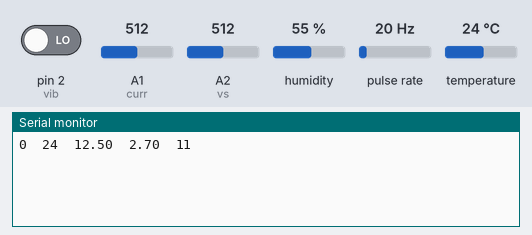
Simulated run of this sketch. Board: Arduino Uno, built with avr-gcc and run on an emulated ATmega328P. Shown: the last lines printed to the serial monitor. Wiring (inferred from the names in the program): pulse sensor: data pin 3. The inputs (shaded band) are chosen by the test bench; at power-on: pulse rate 20 Hz, temperature 24 °C, A1 (curr) = 512, A2 (vs) = 512, pin 2 (vib) LOW, humidity 55 %.

Above: at 1.2 s.
1.3 s: pulse rate (sensor on pin 3) set to 4 Hz
At 2.6 s:
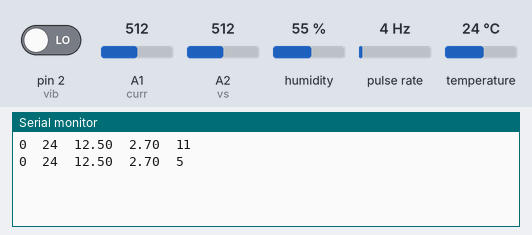
2.8 s: temperature set to 12 °C
At 3.9 s:
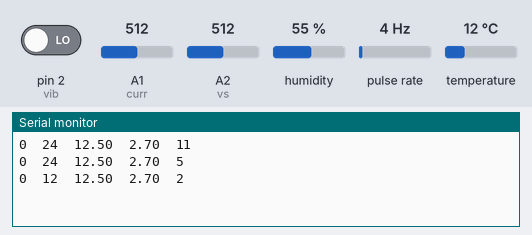
4.3 s: A1 (curr) set to 716
At 5.6 s:
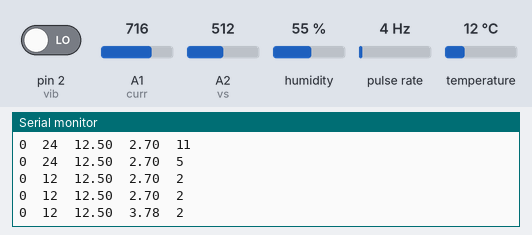
5.8 s: A2 (vs) set to 716
At 7.0 s:
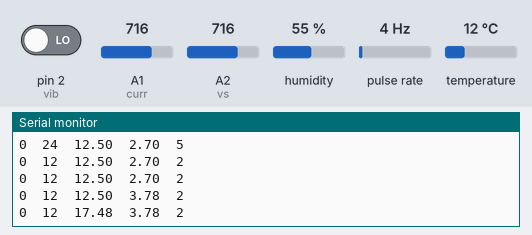
7.3 s: pulse rate (sensor on pin 3) set to 50 Hz
At 8.1 s:
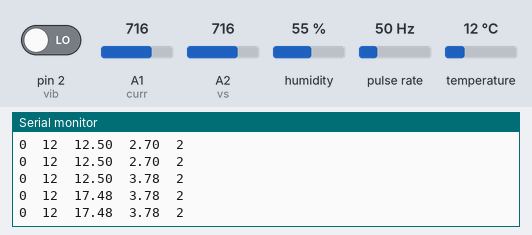
8.8 s: temperature set to 19 °C
At 10.1 s:
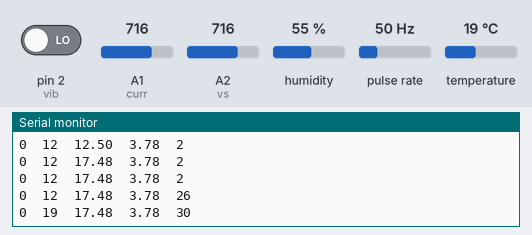
Timing chart, 0 to 11.3 s (numbered marks = the images above; inputs shaded):
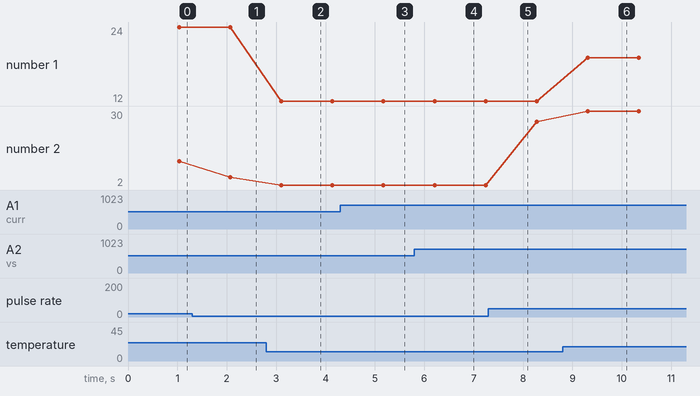

Measured:
- after the input at 1.3 s, the serial monitor: prints a new line after 0.77 s (image 1)
- after the input at 2.8 s, the serial monitor: prints a new line after 0.30 s (image 2)
- after the input at 4.3 s, the serial monitor: prints a new line after 0.87 s (image 3)
- after the input at 5.8 s, the serial monitor: prints a new line after 0.41 s (image 4)
- after the input at 8.8 s, the serial monitor: prints a new line after 0.51 s (image 6)
- plotted number 1: 24 → 12 after the input at 2.8 s, 12 → 19 after the input at 8.8 s
- plotted number 2: 11 → 5 after the input at 1.3 s, 2 → 26 after the input at 7.3 s

The sketch:

VATCode.ino
```cpp
#include <dht11.h>
#include<Wire.h>
const int vib=2,ir=3,vs=A2,curr=A1,temp=7;
int rpm,oldT=0,time,sec;
float vIn,sensitivity=0.185,current=0.0,vSV,rev=0,l;
const float fact= 5.128,vCC=5.00;
dht11 DHT11;
void isr()
{
  rev++;
}
void setup()
{
  pinMode(vib,INPUT);
  pinMode(ir,INPUT);
  pinMode(temp,INPUT);
  Serial.begin(9600);
  attachInterrupt(digitalPinToInterrupt(ir),isr,RISING);
}
void loop()
{
  int mes=vibra();
  int poV=analogRead(curr);
  int chk=DHT11.read(temp);
  int vSV=analogRead(vs);
  vIn=vSV*(25.0/1024.0);
  float mv=(poV/1024.0);
  current=(mv/sensitivity);
  int t=(float)DHT11.temperature;
  detachInterrupt(digitalPinToInterrupt(ir));
  time=millis()-oldT;
  rpm=(rev/time)*600;
  oldT=millis();
  rev=0;
  delay(10);
  Serial.print(mes);
  Serial.print("\t" );
  Serial.print(t);
  Serial.print("\t" );
  Serial.print(vIn);
  Serial.print("\t" );
  Serial.print(current,2);
  Serial.print("\t" );
  Serial.print(rpm);
  Serial.println("");
  attachInterrupt(digitalPinToInterrupt(ir),isr,RISING);
}
int vibra()
{
  int mes=pulseIn(vib,HIGH);
  return mes;
}
```
